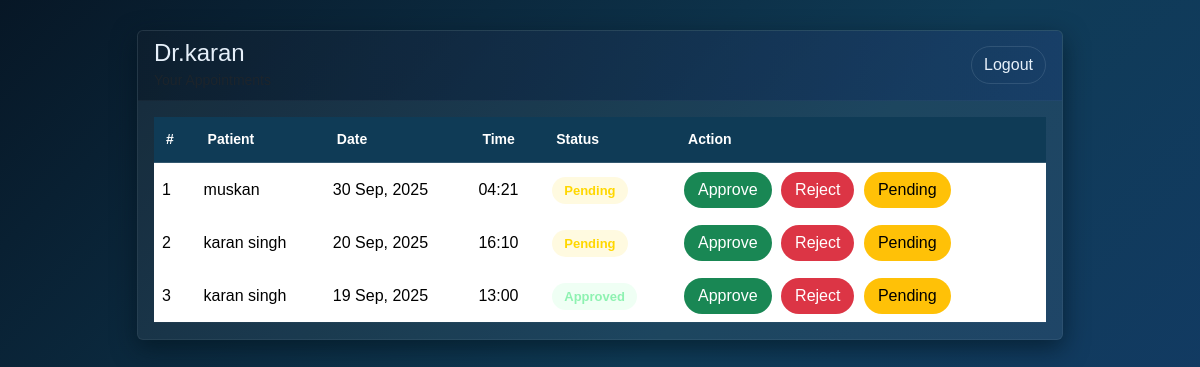
Page /doctor/home/ (signed in) on the earlier database version.
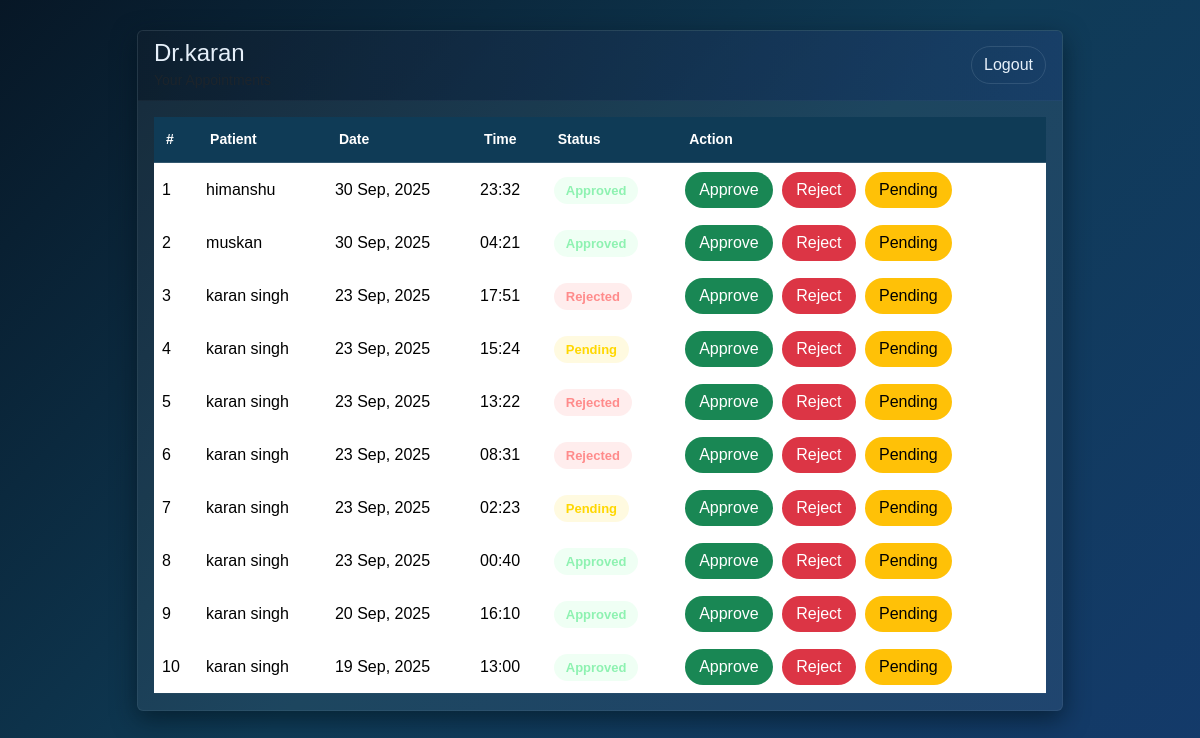
Same page on the later database version.
### hospital_app/models.py (models this page shows, shortened)
class Doctor(models.Model):
    name=models.CharField(max_length=50)
    specialty=models.CharField(max_length=50)
    phone = models.CharField(max_length=15)
    password = models.CharField(max_length=128)

class Appointment(models.Model):
    patient = models.ForeignKey(Patient, on_delete=models.CASCADE)
    doctor = models.ForeignKey(Doctor, on_delete=models.CASCADE)
    time = models.TimeField()
    date = models.DateField(default=timezone.now)
    status = models.CharField(
        max_length=20,
        choices=[("pending", "Pending"), ("approved", "Approved"), ("rejected", "Rejected")],
        default="pending"
    )
    booked_at = models.DateTimeField(auto_now_add=True)

class Patient(models.Model):
    name = models.CharField(max_length=50)
    email = models.EmailField(unique=True)
    phone = models.CharField(max_length=15)
    password = models.CharField(max_length=128)
    age = models.IntegerField()
    gender = models.CharField(max_length=10, choices=[('Male','Male'),('Female','Female'),('Other','Other')])

### hospital_app/views.py (the view)
# urls.py: path("doctor/home/",views.doctor_home,name="doctor_home"),
@doctor_required
def doctor_home(request):
    doctor_id=request.session.get('doctor_id')
    doctor=get_object_or_404(Doctor,id=doctor_id)
    appointments=Appointment.objects.filter(doctor=doctor).order_by('-date','-time')
    return render(request,"doctor_home.html",{"doctor":doctor,"appointments":appointments})

### hospital_app/templates/doctor_home.html (shortened to what this page needs)
{% load static %}
<!DOCTYPE html>
<html lang="en">
<head>
    <link href="https://cdn.jsdelivr.net/npm/bootstrap@5.3.2/dist/css/bootstrap.min.css" rel="stylesheet">
    <link rel="stylesheet" href="{% static 'css/doctor_home.css' %}">
</head>
<body>
    <div class="container">
        <div class="row justify-content-center">
            <div class="col-lg-10">
                <div class="card mb-4">
                    <div class="card-header d-flex align-items-center justify-content-between">
                        <div>
                            <h4 class="mb-0">{{ doctor.name }}</h4>
                            <small class="text-muted">Your Appointments</small>
                        </div>
                        <div>
                            <form method="post" action="{% url 'doctor_logout' %}" style="display:inline;">
                                <button type="submit" class="btn btn-logout">Logout</button>
                            </form>
                        </div>
                    </div>
                    <div class="card-body p-3">
                        {% if appointments %}
                        <div class="table-responsive">
                            <table class="table table-borderless text-light align-middle mb-0">
                                <thead>
                                    <tr>
                                        <th>#</th>
                                        <th>Patient</th>
                                        <th>Date</th>
                                        <th>Time</th>
                                        <th>Status</th>
                                        <th>Action</th>
                                    </tr>
                                </thead>
                                <tbody>
                                    {% for appt in appointments %}
                                    <tr>
                                        <td>{{ forloop.counter }}</td>
                                        <td>{{ appt.patient.name }}</td>
                                        <td>{{ appt.date|date:"d M, Y" }}</td>
                                        <td>{{ appt.time|time:"H:i" }}</td>
                                        <td>
                                            <span class="status {{ appt.status|lower }}">{{ appt.status }}</span>
                                        </td>
                                        <td>
                                            <a href="{% url 'update_status_doctor' appt.id 'approved' %}"
                                                class="btn approve">Approve</a>
                                            <a href="{% url 'update_status_doctor' appt.id 'rejected' %}"
                                                class="btn reject">Reject</a>
                                            <a href="{% url 'update_status_doctor' appt.id 'pending' %}"
                                                class="btn pending">Pending</a>
                                        </td>
                                    </tr>
                                    {% endfor %}
                                </tbody>
                            </table>
                        </div>
                        {% else %}
                        <div class="no-data">
                            <p>No appointments found.</p>
                        </div>
                        {% endif %}
                    </div>
                </div>
            </div>
        </div>
    </div>
</body>
</html>

### hospital_app/static/css/doctor_home.css (style rules this page uses)
body { background: linear-gradient(135deg, #071726, #0f3b56, #143a6b); color: #e6f0fa; min-height: 100vh; font-family: 'Poppins', sans-serif; padding: 30px 0; }
.card { background: rgba(255, 255, 255, 0.06); border: 1px solid rgba(255, 255, 255, 0.06); box-shadow: 0 8px 24px rgba(2, 18, 28, 0.6); color: #e6f0fa; }
.card-header { background: linear-gradient(90deg, rgba(7, 23, 38, 0.6), rgba(20, 58, 107, 0.6)); border-bottom: 1px solid rgba(255, 255, 255, 0.04); }
.btn-logout { background: transparent; border: 1px solid rgba(230, 240, 250, 0.12); color: #e6f0fa; padding: 6px 12px; border-radius: 20px; }
.table thead th { color: #ffffff; font-weight: 600; font-size: 14px; border-bottom: 2px solid rgba(255, 255, 255, 0.15); }
.table tbody tr { border-bottom: 1px solid rgba(255, 255, 255, 0.03); }
.status { padding: 6px 12px; border-radius: 999px; font-weight: 600; font-size: 13px; text-transform: capitalize; }
.status.pending { background: rgba(255, 215, 0, 0.12); color: #ffd700; }
.status.approved { background: rgba(120, 255, 160, 0.12); color: #8ef2b1; }
.status.rejected { background: rgba(255, 110, 110, 0.12); color: #ff8b8b; }
.btn.approve { background: #198754; color: #fff; border: none; border-radius: 20px; padding: 6px 14px; margin-right: 5px; }
.btn.reject { background: #dc3545; color: #fff; border: none; border-radius: 20px; padding: 6px 14px; margin-right: 5px; }
.btn.pending { background: #ffc107; color: #000; border: none; border-radius: 20px; padding: 6px 14px; }
.table thead th { background: #0f3b56; color: #ffffff; font-weight: 600; font-size: 14px; border-bottom: 2px solid rgba(255, 255, 255, 0.15); padding: 12px; }

Differences in the rows shown:
added Appointment: patient.name "himanshu", date "30 Sep, 2025", time "23:32", status "Approved"
changed Appointment "muskan": status "Pending" → "Approved"
added Appointment: patient.name "karan singh", date "23 Sep, 2025", time "17:51", status "Rejected"
added Appointment: patient.name "karan singh", date "23 Sep, 2025", time "15:24", status "Pending"
added Appointment: patient.name "karan singh", date "23 Sep, 2025", time "13:22", status "Rejected"
added Appointment: patient.name "karan singh", date "23 Sep, 2025", time "08:31", status "Rejected"
added Appointment: patient.name "karan singh", date "23 Sep, 2025", time "02:23", status "Pending"
added Appointment: patient.name "karan singh", date "23 Sep, 2025", time "00:40", status "Approved"
changed Appointment "20 Sep, 2025": status "Pending" → "Approved"
